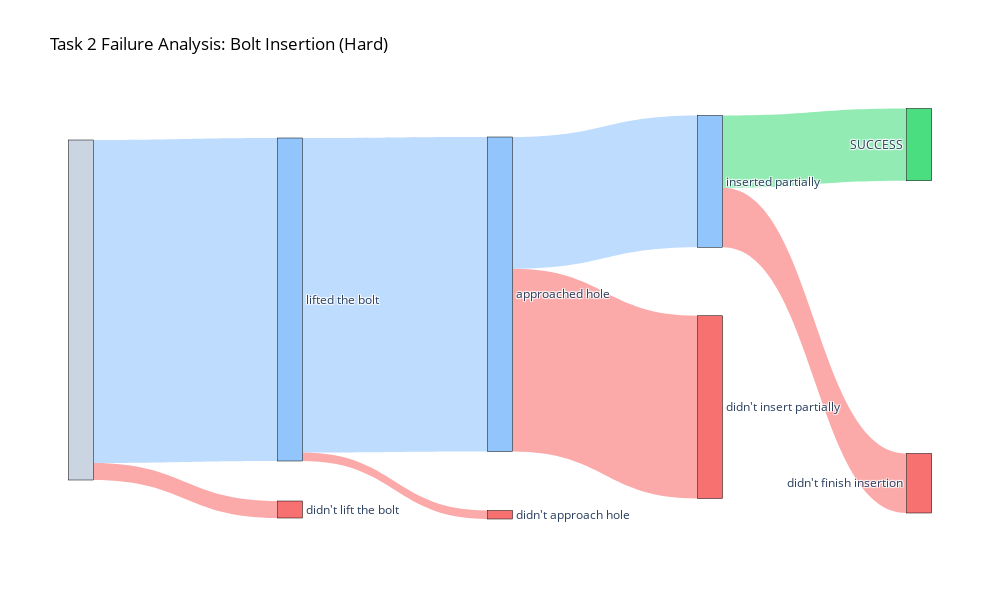

The cell this chart's notebook holds for it:
### Markdown cell above
## Sankey Diagrams

### Code cell
import plotly.graph_objects as go

# 1. Prepare the data for Task 2
task2_df = df[df["task"] == 2].copy()
total_steps = 4
task2_df["steps_completed"] = (task2_df["task_progress"] * total_steps).round().astype(int)

# 2. Calculate counts
counts = task2_df["steps_completed"].value_counts().reindex(range(total_steps + 1), fill_value=0)

n_total = len(task2_df)
# Success path counts (flow continuing to next step)
n_passed_1 = counts[1:].sum()
n_passed_2 = counts[2:].sum()
n_passed_3 = counts[3:].sum()
n_passed_4 = counts[4:].sum() # Final SUCCESS

# Failure counts (flow dropping out at this step)
n_failed_1 = counts[0]
n_failed_2 = counts[1]
n_failed_3 = counts[2]
n_failed_4 = counts[3]

# 3. Define Nodes and Manual Positions
# We define X positions (0 to 1) for each column (step)
# We define Y positions (0 to 1) to force Success to TOP and Failures to BOTTOM
# Y is the center of the node. 
# Top aligned center = (value/total)/2
# Bottom aligned center = 1 - (value/total)/2

node_labels = [
    "",                      # 0
    "lifted the bolt",             # 1
    "approached hole",            # 2
    "inserted partially",        # 3
    "SUCCESS",                  # 4
    "didn't lift the bolt",       # 5
    "didn't approach hole",      # 6
    "didn't insert partially",   # 7
    "didn't finish insertion"   # 8
]

# Calculate normalized sizes for Y positioning
def get_y_top(value, total):
    return (value / total) / 2

def get_y_bottom(value, total):
    return 1 - ((value / total) / 2)

# Node 0: Total (Column 0)
x0, y0 = 0.001, 0.5 # Centered vertically at start or top? Let's center it or top it. 
# To match 'success at top' visual, let's align Total to top too.
y0 = get_y_top(n_total, n_total) 

# Success Path Nodes (Aligned Top)
x1, y1 = 0.25, get_y_top(n_passed_1, n_total)
x2, y2 = 0.50, get_y_top(n_passed_2, n_total)
x3, y3 = 0.75, get_y_top(n_passed_3, n_total)
x4, y4 = 0.999, get_y_top(n_passed_4, n_total)

# Failure Path Nodes (Aligned Bottom)
# Note: Failure 1 happens at Step 1 column (x=0.25)
x5, y5 = 0.25, get_y_bottom(n_failed_1, n_total)
x6, y6 = 0.50, get_y_bottom(n_failed_2, n_total)
x7, y7 = 0.75, get_y_bottom(n_failed_3, n_total)
x8, y8 = 0.999, get_y_bottom(n_failed_4, n_total)

x_nodes = [x0, x1, x2, x3, x4, x5, x6, x7, x8]
y_nodes = [y0, y1, y2, y3, y4, y5, y6, y7, y8]

# 4. Links
sources = [0, 0, 1, 1, 2, 2, 3, 3]
targets = [1, 5, 2, 6, 3, 7, 4, 8]
values =  [n_passed_1, n_failed_1, n_passed_2, n_failed_2, n_passed_3, n_failed_3, n_passed_4, n_failed_4]

# 5. Styling
colors_success = ["#cbd5e1", "#93c5fd", "#86efac", "#fde047", "#4ade80"]
color_failure = "#f87171"

node_colors = [
    colors_success[0], # Total
    colors_success[1], # Step 1
    colors_success[1], # Step 2
    colors_success[1], # Step 3
    colors_success[4], # SUCCESS
    color_failure,     # Fail 1
    color_failure,     # Fail 2
    color_failure,     # Fail 3
    color_failure      # Fail 4
]

link_colors = [
    "rgba(147, 197, 253, 0.6)", # to Step 1
    "rgba(248, 113, 113, 0.6)", # to Failed 1
    "rgba(147, 197, 253, 0.6)", # to Step 2
    "rgba(248, 113, 113, 0.6)", # to Failed 2
    "rgba(147, 197, 253, 0.6)",  # to Step 3
    "rgba(248, 113, 113, 0.6)", # to Failed 3
    "rgba(74, 222, 128, 0.6)",  # to SUCCESS
    "rgba(248, 113, 113, 0.6)"  # to Failed 4
]

fig = go.Figure(data=[go.Sankey(
    arrangement = "snap", # Helps keep nodes in place if not fully constrained
    node = dict(
      pad = 20,
      thickness = 25,
      line = dict(color = "black", width = 0.5),
      label = node_labels,
      color = node_colors,
      x = x_nodes,
      y = y_nodes
    ),
    link = dict(
      source = sources,
      target = targets,
      value = values,
      color = link_colors
  ))])

fig.update_layout(
    title_text="Task 2 Failure Analysis: Bolt Insertion (Hard)",
    # make title black
    title_font_color="black",
    font_size=12,
    width=1000,
    height=600,
    plot_bgcolor='white',
    paper_bgcolor='white'
)

fig.show()

### Figure 1 — Plotly figure (JSON) as saved in the notebook; plotly's stock layout.template omitted (floating-point values rounded to 4 significant figures)
{"data": [{"arrangement": "snap", "link": {"color": ["rgba(147, 197, 253, 0.6)", "rgba(248, 113, 113, 0.6)", "rgba(147, 197, 253, 0.6)", "rgba(248, 113, 113, 0.6)", "rgba(147, 197, 253, 0.6)", "rgba(248, 113, 113, 0.6)", "rgba(74, 222, 128, 0.6)", "rgba(248, 113, 113, 0.6)"], "source": [0, 0, 1, 1, 2, 2, 3, 3], "target": [1, 5, 2, 6, 3, 7, 4, 8], "value": [76, 4, 74, 2, 31, 43, 17, 14]}, "node": {"color": ["#cbd5e1", "#93c5fd", "#93c5fd", "#93c5fd", "#4ade80", "#f87171", "#f87171", "#f87171", "#f87171"], "label": ["", "lifted the bolt", "approached hole", "inserted partially", "SUCCESS", "didn't lift the bolt", "didn't approach hole", "didn't insert partially", "didn't finish insertion"], "line": {"color": "black", "width": 0.5}, "pad": 20, "thickness": 25, "x": [0.001, 0.25, 0.5, 0.75, 0.999, 0.25, 0.5, 0.75, 0.999], "y": [0.5, 0.475, 0.4625, 0.1938, 0.1062, 0.975, 0.9875, 0.7312, 0.9125]}, "type": "sankey"}], "layout": {"font": {"size": 12}, "height": 600, "paper_bgcolor": "white", "plot_bgcolor": "white", "title": {"font": {"color": "black"}, "text": "Task 2 Failure Analysis: Bolt Insertion (Hard)"}, "width": 1000}}
